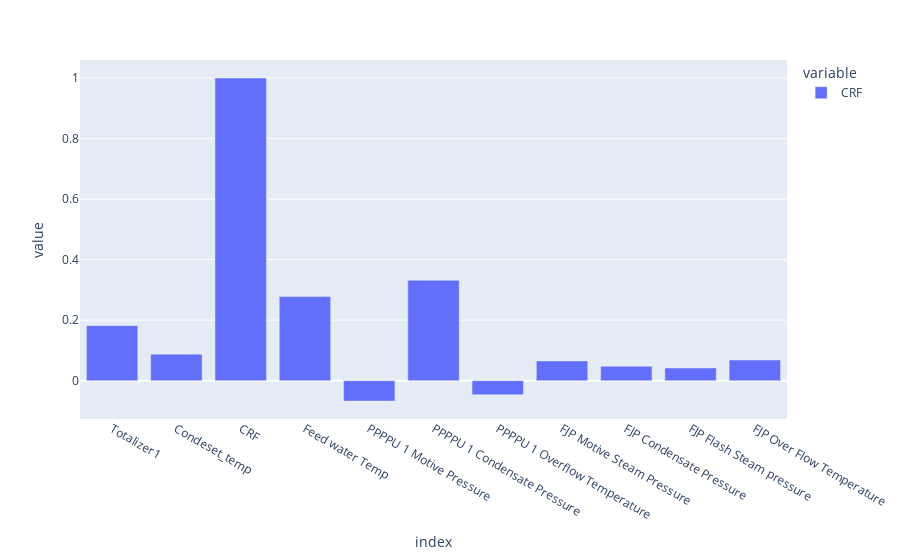

Write notebook code for a chart like this one.
### Code cell
px.bar(df3.corr()['CRF'][sel_col])

### Figure 1 — Plotly figure (JSON) as saved in the notebook; plotly's stock layout.template omitted (floating-point values rounded to 4 significant figures)
{"data": [{"alignmentgroup": "True", "hovertemplate": "variable=CRF<br>index=%{x}<br>value=%{y}<extra></extra>", "legendgroup": "CRF", "marker": {"color": "#636efa", "pattern": {"shape": ""}}, "name": "CRF", "offsetgroup": "CRF", "orientation": "v", "showlegend": true, "textposition": "auto", "type": "bar", "x": ["Totalizer1", "Condeset_temp", "CRF", "Feed water Temp", "PPPPU 1 Motive Pressure", "PPPPU 1 Condensate Pressure", "PPPPU 1 Overflow Temperature", "FJP Motive Steam Pressure", "FJP Condensate Pressure", "FJP Flash Steam pressure", "FJP Over Flow Temperature"], "xaxis": "x", "y": [0.1817, 0.08761, 1, 0.2778, -0.06735, 0.3317, -0.04653, 0.06518, 0.04751, 0.04187, 0.06832], "yaxis": "y"}], "layout": {"autosize": true, "barmode": "relative", "legend": {"title": {"text": "variable"}, "tracegroupgap": 0}, "margin": {"t": 60}, "xaxis": {"anchor": "y", "autorange": true, "domain": [0, 1], "range": [-0.5, 10.5], "title": {"text": "index"}, "type": "category"}, "yaxis": {"anchor": "x", "autorange": true, "domain": [0, 1], "range": [-0.1266, 1.059], "title": {"text": "value"}, "type": "linear"}}}
